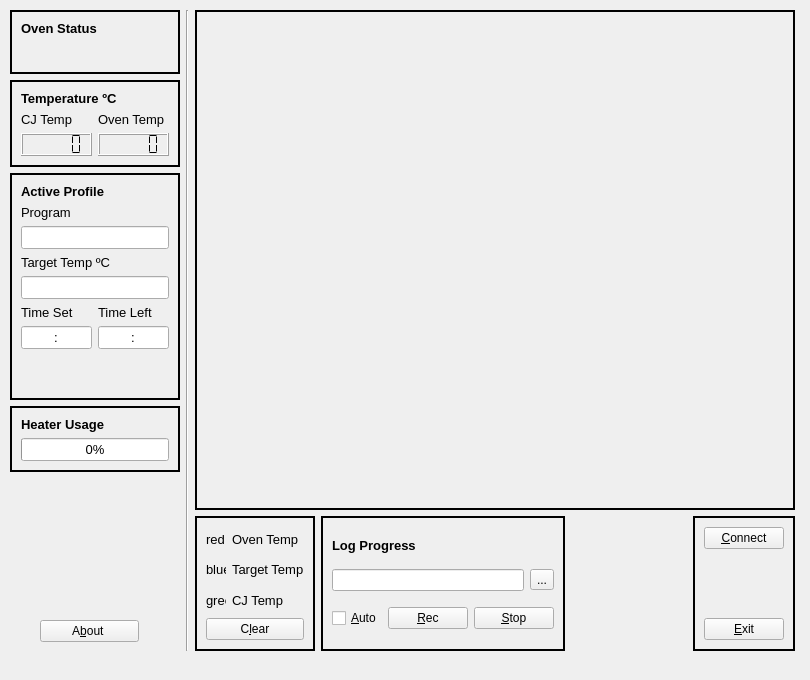
<?xml version="1.0" encoding="UTF-8"?>
<ui version="4.0">
 <class>MainWindow</class>
 <widget class="QMainWindow" name="MainWindow">
  <property name="windowModality">
   <enum>Qt::NonModal</enum>
  </property>
  <property name="geometry">
   <rect>
    <x>0</x>
    <y>0</y>
    <width>810</width>
    <height>680</height>
   </rect>
  </property>
  <property name="sizePolicy">
   <sizepolicy hsizetype="Fixed" vsizetype="Fixed">
    <horstretch>0</horstretch>
    <verstretch>0</verstretch>
   </sizepolicy>
  </property>
  <property name="minimumSize">
   <size>
    <width>810</width>
    <height>680</height>
   </size>
  </property>
  <property name="maximumSize">
   <size>
    <width>810</width>
    <height>680</height>
   </size>
  </property>
  <property name="windowTitle">
   <string> Reflow Oven</string>
  </property>
  <widget class="QWidget" name="centralwidget">
   <widget class="QWidget" name="layoutWidget">
    <property name="geometry">
     <rect>
      <x>10</x>
      <y>10</y>
      <width>797</width>
      <height>641</height>
     </rect>
    </property>
    <layout class="QHBoxLayout" name="horizontalLayout_3">
     <property name="rightMargin">
      <number>12</number>
     </property>
     <property name="bottomMargin">
      <number>0</number>
     </property>
     <item>
      <layout class="QVBoxLayout" name="verticalLayout_3">
       <property name="bottomMargin">
        <number>0</number>
       </property>
       <item>
        <widget class="QFrame" name="statusframe">
         <property name="frameShape">
          <enum>QFrame::WinPanel</enum>
         </property>
         <layout class="QVBoxLayout" name="verticalLayout_11">
          <item>
           <layout class="QVBoxLayout" name="verticalLayout_10">
            <item>
             <widget class="QLabel" name="lblovenstatus">
              <property name="font">
               <font>
                <pointsize>10</pointsize>
                <weight>75</weight>
                <bold>true</bold>
               </font>
              </property>
              <property name="text">
               <string>Oven Status</string>
              </property>
             </widget>
            </item>
            <item>
             <widget class="QLineEdit" name="lineovenstatus">
              <property name="enabled">
               <bool>false</bool>
              </property>
              <property name="palette">
               <palette>
                <active>
                 <colorrole role="Text">
                  <brush brushstyle="SolidPattern">
                   <color alpha="255">
                    <red>0</red>
                    <green>0</green>
                    <blue>0</blue>
                   </color>
                  </brush>
                 </colorrole>
                </active>
                <inactive>
                 <colorrole role="Text">
                  <brush brushstyle="SolidPattern">
                   <color alpha="255">
                    <red>0</red>
                    <green>0</green>
                    <blue>0</blue>
                   </color>
                  </brush>
                 </colorrole>
                </inactive>
                <disabled>
                 <colorrole role="Text">
                  <brush brushstyle="SolidPattern">
                   <color alpha="255">
                    <red>0</red>
                    <green>0</green>
                    <blue>0</blue>
                   </color>
                  </brush>
                 </colorrole>
                </disabled>
               </palette>
              </property>
              <property name="font">
               <font>
                <pointsize>10</pointsize>
               </font>
              </property>
              <property name="text">
               <string/>
              </property>
              <property name="frame">
               <bool>false</bool>
              </property>
              <property name="readOnly">
               <bool>true</bool>
              </property>
             </widget>
            </item>
           </layout>
          </item>
         </layout>
        </widget>
       </item>
       <item>
        <widget class="QFrame" name="TempFrame">
         <property name="frameShape">
          <enum>QFrame::WinPanel</enum>
         </property>
         <property name="frameShadow">
          <enum>QFrame::Plain</enum>
         </property>
         <property name="lineWidth">
          <number>0</number>
         </property>
         <layout class="QGridLayout" name="gridLayout">
          <item row="3" column="0">
           <widget class="QLCDNumber" name="cjtemp">
            <property name="segmentStyle">
             <enum>QLCDNumber::Flat</enum>
            </property>
           </widget>
          </item>
          <item row="2" column="0">
           <widget class="QLabel" name="label_2">
            <property name="font">
             <font>
              <pointsize>10</pointsize>
             </font>
            </property>
            <property name="text">
             <string>CJ Temp</string>
            </property>
           </widget>
          </item>
          <item row="2" column="1">
           <widget class="QLabel" name="label_3">
            <property name="font">
             <font>
              <pointsize>10</pointsize>
             </font>
            </property>
            <property name="text">
             <string>Oven Temp</string>
            </property>
           </widget>
          </item>
          <item row="3" column="1">
           <widget class="QLCDNumber" name="probetemp">
            <property name="segmentStyle">
             <enum>QLCDNumber::Flat</enum>
            </property>
           </widget>
          </item>
          <item row="1" column="0" colspan="2">
           <widget class="QLabel" name="label">
            <property name="font">
             <font>
              <pointsize>10</pointsize>
              <weight>75</weight>
              <bold>true</bold>
             </font>
            </property>
            <property name="text">
             <string>Temperature ºC</string>
            </property>
           </widget>
          </item>
         </layout>
        </widget>
       </item>
       <item>
        <widget class="QFrame" name="ProfileFrame">
         <property name="frameShape">
          <enum>QFrame::WinPanel</enum>
         </property>
         <property name="frameShadow">
          <enum>QFrame::Plain</enum>
         </property>
         <property name="lineWidth">
          <number>0</number>
         </property>
         <layout class="QVBoxLayout" name="verticalLayout">
          <item>
           <widget class="QLabel" name="label_4">
            <property name="font">
             <font>
              <pointsize>10</pointsize>
              <weight>75</weight>
              <bold>true</bold>
             </font>
            </property>
            <property name="text">
             <string>Active Profile</string>
            </property>
           </widget>
          </item>
          <item>
           <widget class="QLabel" name="lblprogram">
            <property name="font">
             <font>
              <pointsize>10</pointsize>
             </font>
            </property>
            <property name="text">
             <string>Program</string>
            </property>
           </widget>
          </item>
          <item>
           <widget class="QLineEdit" name="lineprogram">
            <property name="font">
             <font>
              <pointsize>10</pointsize>
             </font>
            </property>
            <property name="inputMask">
             <string/>
            </property>
            <property name="text">
             <string/>
            </property>
            <property name="maxLength">
             <number>32767</number>
            </property>
            <property name="readOnly">
             <bool>true</bool>
            </property>
           </widget>
          </item>
          <item>
           <widget class="QLabel" name="lbltagettemp">
            <property name="font">
             <font>
              <pointsize>10</pointsize>
             </font>
            </property>
            <property name="text">
             <string>Target Temp ºC</string>
            </property>
           </widget>
          </item>
          <item>
           <widget class="QLineEdit" name="linetargettemp">
            <property name="font">
             <font>
              <pointsize>10</pointsize>
             </font>
            </property>
            <property name="readOnly">
             <bool>true</bool>
            </property>
           </widget>
          </item>
          <item>
           <layout class="QHBoxLayout" name="horizontalLayout_4">
            <item>
             <layout class="QVBoxLayout" name="verticalLayout_8">
              <item>
               <widget class="QLabel" name="lbltset">
                <property name="font">
                 <font>
                  <pointsize>10</pointsize>
                 </font>
                </property>
                <property name="text">
                 <string>Time Set</string>
                </property>
               </widget>
              </item>
              <item>
               <widget class="QLineEdit" name="linetset">
                <property name="font">
                 <font>
                  <pointsize>10</pointsize>
                 </font>
                </property>
                <property name="inputMask">
                 <string>00:00; </string>
                </property>
                <property name="text">
                 <string>:</string>
                </property>
                <property name="cursorPosition">
                 <number>0</number>
                </property>
                <property name="alignment">
                 <set>Qt::AlignCenter</set>
                </property>
                <property name="readOnly">
                 <bool>true</bool>
                </property>
               </widget>
              </item>
             </layout>
            </item>
            <item>
             <layout class="QVBoxLayout" name="verticalLayout_9">
              <item>
               <widget class="QLabel" name="lbltimeleft">
                <property name="font">
                 <font>
                  <pointsize>10</pointsize>
                 </font>
                </property>
                <property name="text">
                 <string>Time Left</string>
                </property>
               </widget>
              </item>
              <item>
               <widget class="QLineEdit" name="linetleft">
                <property name="font">
                 <font>
                  <pointsize>10</pointsize>
                 </font>
                </property>
                <property name="inputMask">
                 <string>00:00; </string>
                </property>
                <property name="alignment">
                 <set>Qt::AlignCenter</set>
                </property>
                <property name="readOnly">
                 <bool>true</bool>
                </property>
               </widget>
              </item>
             </layout>
            </item>
           </layout>
          </item>
          <item>
           <spacer name="verticalSpacer">
            <property name="orientation">
             <enum>Qt::Vertical</enum>
            </property>
            <property name="sizeHint" stdset="0">
             <size>
              <width>20</width>
              <height>40</height>
             </size>
            </property>
           </spacer>
          </item>
         </layout>
        </widget>
       </item>
       <item>
        <widget class="QFrame" name="HeaterFrame">
         <property name="frameShape">
          <enum>QFrame::WinPanel</enum>
         </property>
         <property name="frameShadow">
          <enum>QFrame::Plain</enum>
         </property>
         <property name="lineWidth">
          <number>0</number>
         </property>
         <layout class="QVBoxLayout" name="verticalLayout_2">
          <item>
           <widget class="QLabel" name="lblheaterusage">
            <property name="font">
             <font>
              <pointsize>10</pointsize>
              <weight>75</weight>
              <bold>true</bold>
             </font>
            </property>
            <property name="text">
             <string>Heater Usage</string>
            </property>
           </widget>
          </item>
          <item>
           <widget class="QProgressBar" name="prgheaterbar">
            <property name="font">
             <font>
              <pointsize>10</pointsize>
             </font>
            </property>
            <property name="value">
             <number>0</number>
            </property>
            <property name="invertedAppearance">
             <bool>false</bool>
            </property>
           </widget>
          </item>
         </layout>
        </widget>
       </item>
       <item>
        <spacer name="verticalSpacer_4">
         <property name="orientation">
          <enum>Qt::Vertical</enum>
         </property>
         <property name="sizeHint" stdset="0">
          <size>
           <width>20</width>
           <height>40</height>
          </size>
         </property>
        </spacer>
       </item>
       <item>
        <widget class="QFrame" name="frame_3">
         <property name="frameShape">
          <enum>QFrame::NoFrame</enum>
         </property>
         <property name="frameShadow">
          <enum>QFrame::Plain</enum>
         </property>
         <property name="lineWidth">
          <number>0</number>
         </property>
         <layout class="QVBoxLayout" name="verticalLayout_15">
          <item>
           <layout class="QVBoxLayout" name="verticalLayout_14">
            <property name="leftMargin">
             <number>21</number>
            </property>
            <item>
             <widget class="QPushButton" name="btnabout">
              <property name="maximumSize">
               <size>
                <width>99</width>
                <height>16777215</height>
               </size>
              </property>
              <property name="text">
               <string>A&amp;bout </string>
              </property>
             </widget>
            </item>
           </layout>
          </item>
         </layout>
        </widget>
       </item>
      </layout>
     </item>
     <item>
      <widget class="Line" name="line">
       <property name="orientation">
        <enum>Qt::Vertical</enum>
       </property>
      </widget>
     </item>
     <item>
      <layout class="QVBoxLayout" name="verticalLayout_4">
       <property name="rightMargin">
        <number>0</number>
       </property>
       <item>
        <widget class="QFrame" name="chartframe">
         <property name="minimumSize">
          <size>
           <width>600</width>
           <height>500</height>
          </size>
         </property>
         <property name="frameShape">
          <enum>QFrame::WinPanel</enum>
         </property>
         <property name="frameShadow">
          <enum>QFrame::Plain</enum>
         </property>
         <property name="lineWidth">
          <number>0</number>
         </property>
        </widget>
       </item>
       <item>
        <layout class="QHBoxLayout" name="horizontalLayout_2">
         <property name="spacing">
          <number>6</number>
         </property>
         <property name="rightMargin">
          <number>0</number>
         </property>
         <item>
          <widget class="QFrame" name="txtplotframe">
           <property name="frameShape">
            <enum>QFrame::WinPanel</enum>
           </property>
           <property name="frameShadow">
            <enum>QFrame::Plain</enum>
           </property>
           <property name="lineWidth">
            <number>0</number>
           </property>
           <layout class="QHBoxLayout" name="horizontalLayout_7">
            <item>
             <layout class="QVBoxLayout" name="verticalLayout_7">
              <item>
               <layout class="QHBoxLayout" name="horizontalLayout_8">
                <item>
                 <widget class="QLabel" name="lblred">
                  <property name="maximumSize">
                   <size>
                    <width>20</width>
                    <height>16</height>
                   </size>
                  </property>
                  <property name="font">
                   <font>
                    <pointsize>10</pointsize>
                   </font>
                  </property>
                  <property name="text">
                   <string>red</string>
                  </property>
                 </widget>
                </item>
                <item>
                 <widget class="QLabel" name="label_5">
                  <property name="font">
                   <font>
                    <pointsize>10</pointsize>
                   </font>
                  </property>
                  <property name="text">
                   <string>Oven Temp</string>
                  </property>
                 </widget>
                </item>
               </layout>
              </item>
              <item>
               <layout class="QHBoxLayout" name="horizontalLayout_9">
                <item>
                 <widget class="QLabel" name="lblblue">
                  <property name="maximumSize">
                   <size>
                    <width>20</width>
                    <height>16</height>
                   </size>
                  </property>
                  <property name="font">
                   <font>
                    <pointsize>10</pointsize>
                   </font>
                  </property>
                  <property name="text">
                   <string>blue</string>
                  </property>
                 </widget>
                </item>
                <item>
                 <widget class="QLabel" name="label_6">
                  <property name="font">
                   <font>
                    <pointsize>10</pointsize>
                   </font>
                  </property>
                  <property name="text">
                   <string>Target Temp</string>
                  </property>
                 </widget>
                </item>
               </layout>
              </item>
              <item>
               <layout class="QHBoxLayout" name="horizontalLayout_10">
                <item>
                 <widget class="QLabel" name="lblgreen">
                  <property name="maximumSize">
                   <size>
                    <width>20</width>
                    <height>16</height>
                   </size>
                  </property>
                  <property name="font">
                   <font>
                    <pointsize>10</pointsize>
                   </font>
                  </property>
                  <property name="text">
                   <string>green</string>
                  </property>
                 </widget>
                </item>
                <item>
                 <widget class="QLabel" name="label_7">
                  <property name="font">
                   <font>
                    <pointsize>10</pointsize>
                   </font>
                  </property>
                  <property name="text">
                   <string>CJ Temp</string>
                  </property>
                 </widget>
                </item>
               </layout>
              </item>
              <item>
               <widget class="QPushButton" name="btnclear">
                <property name="text">
                 <string>C&amp;lear</string>
                </property>
               </widget>
              </item>
             </layout>
            </item>
           </layout>
           <zorder></zorder>
          </widget>
         </item>
         <item>
          <layout class="QVBoxLayout" name="verticalLayout_12">
           <item>
            <widget class="QFrame" name="frame">
             <property name="minimumSize">
              <size>
               <width>0</width>
               <height>70</height>
              </size>
             </property>
             <property name="frameShape">
              <enum>QFrame::WinPanel</enum>
             </property>
             <property name="frameShadow">
              <enum>QFrame::Plain</enum>
             </property>
             <property name="lineWidth">
              <number>0</number>
             </property>
             <layout class="QVBoxLayout" name="verticalLayout_5">
              <item>
               <layout class="QHBoxLayout" name="horizontalLayout_6">
                <item>
                 <widget class="QLabel" name="lbllog">
                  <property name="font">
                   <font>
                    <pointsize>10</pointsize>
                    <weight>75</weight>
                    <bold>true</bold>
                   </font>
                  </property>
                  <property name="text">
                   <string>Log Progress</string>
                  </property>
                 </widget>
                </item>
                <item>
                 <widget class="QLabel" name="recled">
                  <property name="enabled">
                   <bool>true</bool>
                  </property>
                  <property name="minimumSize">
                   <size>
                    <width>8</width>
                    <height>8</height>
                   </size>
                  </property>
                  <property name="maximumSize">
                   <size>
                    <width>16</width>
                    <height>16</height>
                   </size>
                  </property>
                  <property name="sizeIncrement">
                   <size>
                    <width>0</width>
                    <height>0</height>
                   </size>
                  </property>
                  <property name="text">
                   <string/>
                  </property>
                  <property name="pixmap">
                   <pixmap>images/rec_off.png</pixmap>
                  </property>
                  <property name="scaledContents">
                   <bool>false</bool>
                  </property>
                 </widget>
                </item>
               </layout>
              </item>
              <item>
               <layout class="QHBoxLayout" name="horizontalLayout">
                <item>
                 <widget class="QLineEdit" name="linefile"/>
                </item>
                <item>
                 <widget class="QToolButton" name="toolButton">
                  <property name="text">
                   <string>...</string>
                  </property>
                 </widget>
                </item>
               </layout>
              </item>
              <item>
               <layout class="QHBoxLayout" name="horizontalLayout_5">
                <item>
                 <widget class="QCheckBox" name="chkauto">
                  <property name="text">
                   <string>&amp;Auto</string>
                  </property>
                 </widget>
                </item>
                <item>
                 <widget class="QPushButton" name="btnrec">
                  <property name="text">
                   <string>&amp;Rec</string>
                  </property>
                 </widget>
                </item>
                <item>
                 <widget class="QPushButton" name="btnstop">
                  <property name="text">
                   <string>&amp;Stop</string>
                  </property>
                 </widget>
                </item>
               </layout>
              </item>
             </layout>
            </widget>
           </item>
          </layout>
         </item>
         <item>
          <spacer name="horizontalSpacer">
           <property name="orientation">
            <enum>Qt::Horizontal</enum>
           </property>
           <property name="sizeHint" stdset="0">
            <size>
             <width>138</width>
             <height>17</height>
            </size>
           </property>
          </spacer>
         </item>
         <item>
          <widget class="QFrame" name="frame_2">
           <property name="frameShape">
            <enum>QFrame::WinPanel</enum>
           </property>
           <property name="frameShadow">
            <enum>QFrame::Plain</enum>
           </property>
           <property name="lineWidth">
            <number>0</number>
           </property>
           <layout class="QVBoxLayout" name="verticalLayout_6">
            <item>
             <layout class="QVBoxLayout" name="verticalLayout_13">
              <item>
               <widget class="QPushButton" name="btnconnect">
                <property name="text">
                 <string>&amp;Connect</string>
                </property>
               </widget>
              </item>
              <item>
               <spacer name="verticalSpacer_3">
                <property name="orientation">
                 <enum>Qt::Vertical</enum>
                </property>
                <property name="sizeHint" stdset="0">
                 <size>
                  <width>72</width>
                  <height>18</height>
                 </size>
                </property>
               </spacer>
              </item>
              <item>
               <widget class="QPushButton" name="btnExit">
                <property name="text">
                 <string>&amp;Exit</string>
                </property>
               </widget>
              </item>
             </layout>
            </item>
           </layout>
          </widget>
         </item>
        </layout>
       </item>
      </layout>
     </item>
    </layout>
   </widget>
  </widget>
  <widget class="QMenuBar" name="menubar">
   <property name="geometry">
    <rect>
     <x>0</x>
     <y>0</y>
     <width>810</width>
     <height>22</height>
    </rect>
   </property>
  </widget>
 </widget>
 <tabstops>
  <tabstop>linefile</tabstop>
  <tabstop>toolButton</tabstop>
  <tabstop>chkauto</tabstop>
  <tabstop>btnrec</tabstop>
  <tabstop>btnstop</tabstop>
  <tabstop>linetargettemp</tabstop>
  <tabstop>linetset</tabstop>
  <tabstop>lineovenstatus</tabstop>
  <tabstop>linetleft</tabstop>
  <tabstop>lineprogram</tabstop>
 </tabstops>
 <resources/>
 <connections>
  <connection>
   <sender>btnExit</sender>
   <signal>clicked()</signal>
   <receiver>MainWindow</receiver>
   <slot>close()</slot>
   <hints>
    <hint type="sourcelabel">
     <x>645</x>
     <y>477</y>
    </hint>
    <hint type="destinationlabel">
     <x>347</x>
     <y>259</y>
    </hint>
   </hints>
  </connection>
 </connections>
</ui>
